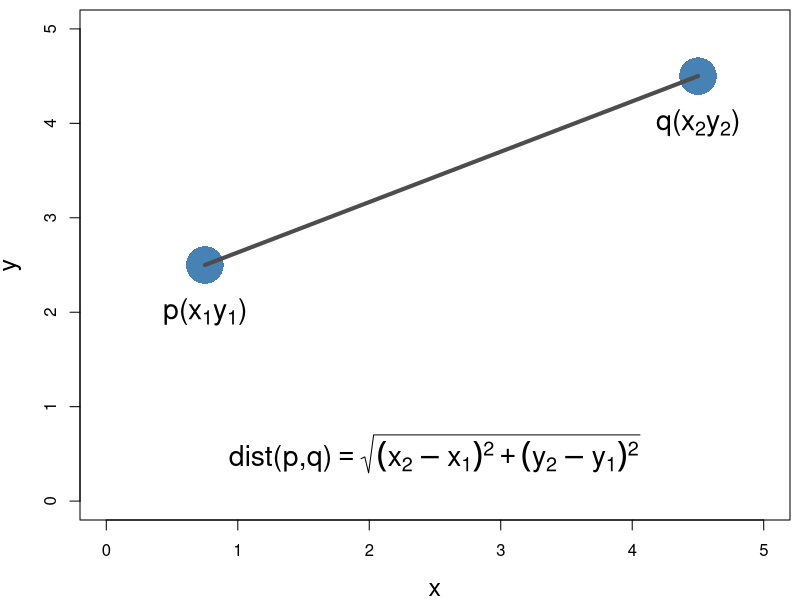

Write R code to recreate this figure. (Note: this script raises an error after producing the figure.)
## ---- chunk 1
par(mai=c(0.8,0.8,0.1,0.1))
x <- c(0.75,4.5)
y <- c(2.5,4.5)
plot(x, y, xlim=range(0,5), ylim=range(0,5), cex=5, col="steelblue", pch=16, cex.lab=1.5)
segments(x[1], y[1], x[2], y[2], lwd=4, col="grey30")
text(0.75,2, expression(paste('p(x'[1],'y'[1],')')), cex=1.7)
text(4.5,4, expression(paste('q(x'[2],'y'[2],')')), cex=1.7)
text(2.5,0.5, expression(paste('dist(p,q)'==sqrt((x[2]-x[1])^2 + (y[2]-y[1])^2))), cex=1.7)
## ---- chunk 2
knitr::include_graphics("images/knn_classification.svg")
